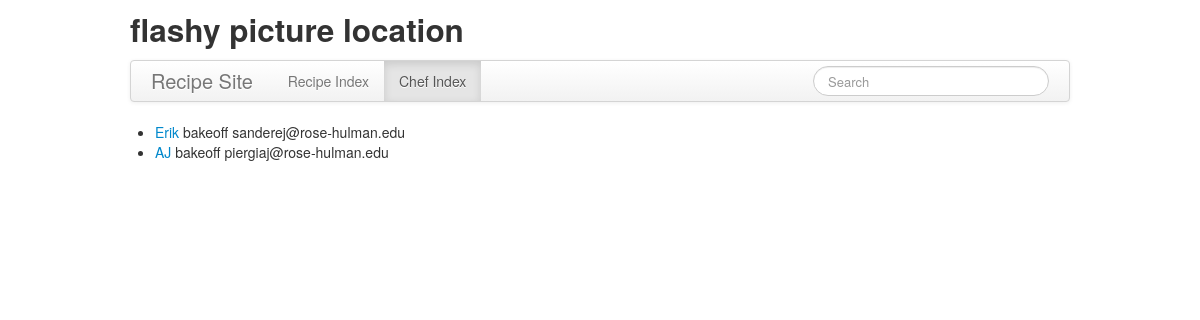
Screenshot of /chefs/ with the database file from the repository.
### appRecipe/models.py (models this page shows)
class Chef(models.Model):
  name = models.CharField(max_length=200)
  email = models.EmailField()
  password = models.CharField(max_length=500)

### appRecipe/views.py (the view)
# urls.py: url(r'^chefs/$', views.chefIndex, name='chefIndex'),
def chefIndex(request):
  chef_list = Chef.objects.all()
  context = { 'chef_list' : chef_list }
  return render(request, 'recipe/chefIndex.html', context)

### appRecipe/templates/recipe/chefIndex.html (shortened to what this page needs)
{% extends "recipe/base.html" %}
{% block ChefIndexActive %}active{% endblock %}
{% block content %}
  {% if chef_list %}
    <ul>
    {% for chef in chef_list %}
      <li><a href="{% url 'chefDetail' chef.id %}">{{ chef.name }}</a>	{{ chef.password }}  {{ chef.email }}</li>
    {% endfor %}
    </ul>
  {% else %}
    <p>No chefs are available.</p>
  {% endif %}
{% endblock content %}

### rows the page displays
Chef: name "Erik", password "bakeoff", email "sanderej@rose-hulman.edu"
Chef: name "AJ", password "bakeoff", email "piergiaj@rose-hulman.edu"
